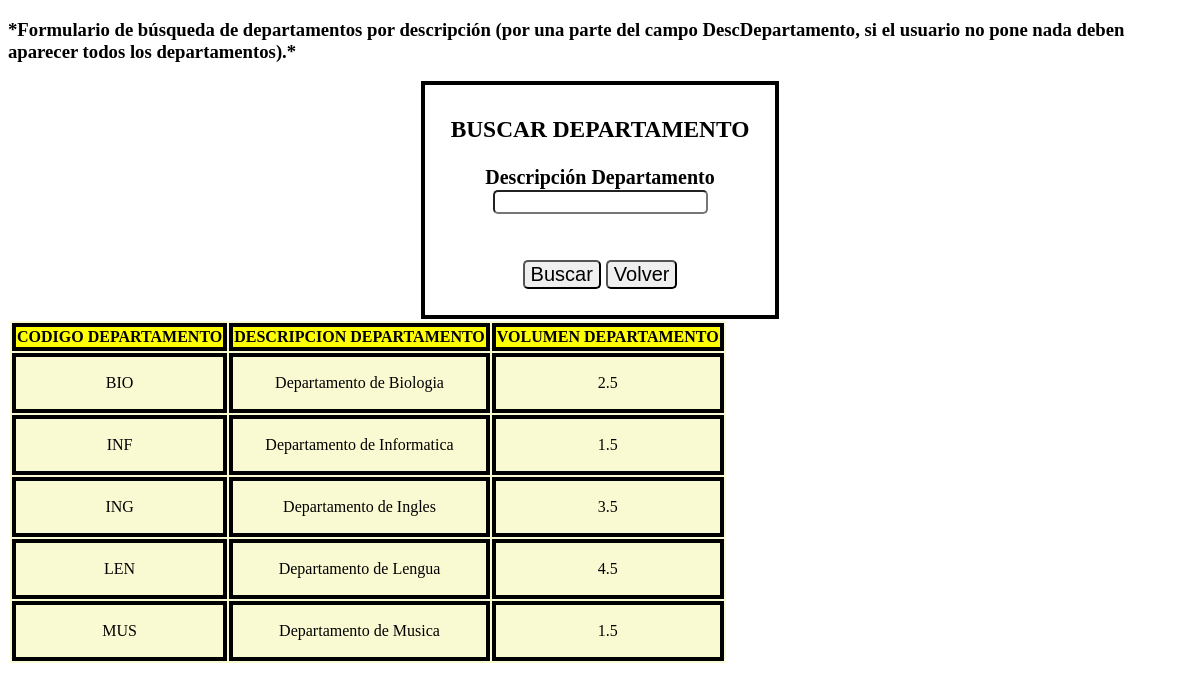
/codigoPhp/Ejercicio04PDO.php, run on the app's committed database.
### tables this page shows
CREATE TABLE IF NOT EXISTS T02_Departamento(
    T02_CodDepartamento varchar(3) PRIMARY KEY,
    T02_DescDepartamento varchar(255) NOT NULL,
    T02_FechaCreacionDepartamento INT NOT NULL,
    T02_VolumenNegocio float NOT NULL,
    T02_FechaBajaDepartamento int NULL
);

### codigoPhp/Ejercicio04PDO.php (the view, shortened to what this page needs)
<!Doctype HTML>
<html>
    <head>
    </head>
    <body>
       <?php
        $entradaOK=true;
        $aErrores = ['DescDepartamento' => null];
        echo "<h3>*Formulario de búsqueda de departamentos por descripción (por una parte del campo DescDepartamento, si el usuario no pone nada deben aparecer todos los departamentos).*</h3>";
        if (isset($_REQUEST['enviar'])) {
            $aErrores['DescDepartamento']= validacionFormularios::comprobarAlfabetico($_REQUEST['DescDepartamento'], 100, 1, 1);
            $descDepartamento= $_REQUEST['DescDepartamento'];
                foreach($aErrores as $campo =>$error){
                    if($error ==null){
                        $entradaOk=false;
                        $_REQUEST[$campo]="";
                    }
                }
        }else{
            $descDepartamento=null;
        }
        if(!is_null($descDepartamento)){
            $consulta = "SELECT * FROM T02_Departamento WHERE T02_DescDepartamento LIKE '%".$descDepartamento."%'";
        }else{
            $consulta = "SELECT * FROM T02_Departamento";
        }
            if($entradaOK){
                try {
                    $miDB = new PDO(HOST,USER,PASSWORD);
                    $miDB->setAttribute(PDO::ATTR_ERRMODE, PDO::ERRMODE_EXCEPTION);
                    $resultadoConsulta = $miDB->prepare($consulta);
                    $resultadoConsulta->execute();
                        if($resultadoConsulta->rowCount()>=0){
                            echo "<table>";
                            echo "<tr>";
                                echo "<th> CODIGO DEPARTAMENTO</th>";
                                echo "<th> DESCRIPCION DEPARTAMENTO</th>";
                                echo "<th> VOLUMEN DEPARTAMENTO </th>";
                            echo "</tr>";
                            $oDepartamento = $resultadoConsulta->fetchObject();
                            while ($oDepartamento){
                                echo "<tr>";
                                echo "<td><p>$oDepartamento->T02_CodDepartamento </td>";
                                echo "<td> $oDepartamento->T02_DescDepartamento </td>";
                                echo "<td> $oDepartamento->T02_VolumenNegocio </td></p>";
                                echo "</tr>";
                                $oDepartamento = $resultadoConsulta->fetchObject();
                            }
                        }
                    }catch (PDOException $excepcion){
                        $codigoError=$excepcion->getCode();
                        $mensajeError=$excepcion->getMessage();
                        echo "<p style='background-color:red;'>Codigo de error: $codigoError</p>";
                        echo "<br>";
                        echo "<p style='background-color:red;'>Mensaje de error: $mensajeError </p>";
                    }finally {
                        unset($miDB);
                    }
                }
            ?>
            <form action="<?php echo $_SERVER['PHP_SELF']; ?>" method="post">
                <fieldset>
                        <h3>BUSCAR DEPARTAMENTO</h3>
                        <label>Descripción Departamento </label>
                        <input type = "text" name = "DescDepartamento" value="<?php echo(isset($_REQUEST['DescDepartamento']) ? $_REQUEST['DescDepartamento'] : null); ?>"> <br>
                        <br><br>
                        <input type="submit" name="enviar" value="Buscar">
                        <input type="submit" value="Volver" name="volver">
                </fieldset>
            </form>
    </body>
</html>

### codigoPhp/Ejercicio04PDO.php (style rules this page uses)
h3 { font-weight: bold; }
table { border: 2px white solid; background: lightgoldenrodyellow; }
td { text-align: center; border: 4px black solid; }
th { border: 4px black solid; background: yellow; }
fieldset { margin:auto; width: 320px;height: 210px; text-align: center; font-size: 20px; font-weight: bold; border: 4px solid black; color: black; position: relative; }
input { font-size: 16px; border-radius:5px; }
input:nth-of-type(2),input:nth-of-type(3) { font-size: 20px; border-radius:5px; }

### data on the page
t02_departamento: T02_CodDepartamento "BIO", T02_DescDepartamento "Departamento de Biologia", T02_VolumenNegocio "2.5"
t02_departamento: T02_CodDepartamento "INF", T02_DescDepartamento "Departamento de Informatica", T02_VolumenNegocio "1.5"
t02_departamento: T02_CodDepartamento "ING", T02_DescDepartamento "Departamento de Ingles", T02_VolumenNegocio "3.5"
t02_departamento: T02_CodDepartamento "LEN", T02_DescDepartamento "Departamento de Lengua", T02_VolumenNegocio "4.5"
t02_departamento: T02_CodDepartamento "MUS", T02_DescDepartamento "Departamento de Musica", T02_VolumenNegocio "1.5"
